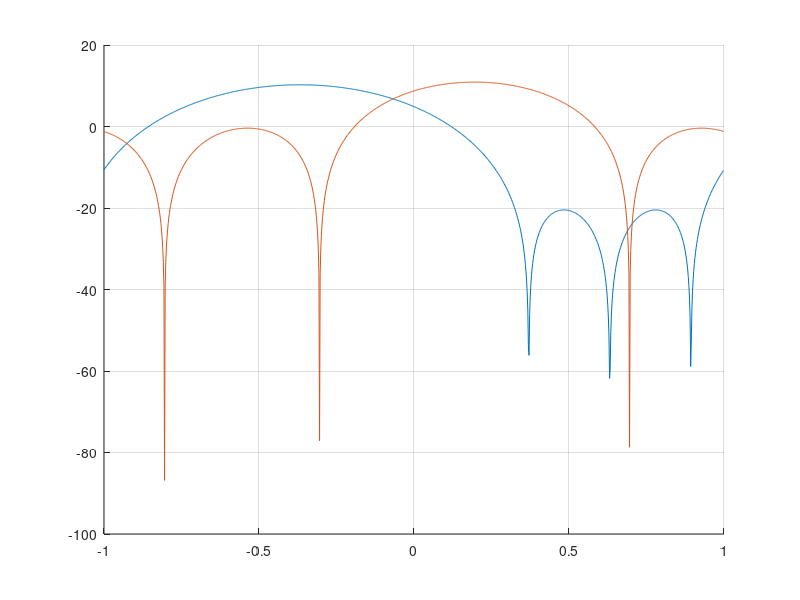

The MATLAB script that drew this image: (Note: this script raises an error after producing the figure.)
clear all;

%%
% % Beam 1
% wN = sqrt(3.0715) * [-0.2724 - 0.0421i  -0.1676 - 0.6292i   0.5088 - 0.4064i   0.2441 + 0.1280i];  %H
% wM = sqrt(3.0715) * [-0.5000 + 0.0000i  -0.4088 - 0.2879i  -0.1684 - 0.4708i   0.1334 - 0.4819i];  %V

% % Beam 2
% wN = sqrt(3.0715) * [-0.2724 - 0.0421i  -0.6435 - 0.0995i  -0.6435 - 0.0995i  -0.2724 - 0.0421i];  %H
% wM = sqrt(3.0715) * [-0.5000 + 0.0000i  -0.4088 - 0.2879i  -0.1684 - 0.4708i   0.1334 - 0.4819i];  %V

% % Beam 3
wN = sqrt(3.0715) * [-0.2724 - 0.0421i  -0.3498 + 0.5492i   0.3622 + 0.5411i   0.2714 - 0.0483i];  %H
wM = sqrt(3.0715) * [-0.5000 + 0.0000i  -0.4088 - 0.2879i  -0.1684 - 0.4708i   0.1334 - 0.4819i];  %V

% % Beam 4
% wN = sqrt(3.5370) * [-0.0862 + 0.4157i   0.5655 - 0.0000i   0.5655 - 0.0000i  -0.0862 + 0.4157i];  %H
% wM = sqrt(3.5370) * [0.5000 + 0.0000i  -0.2645 + 0.4243i  -0.2203 - 0.4489i   0.4975 + 0.0504i];  %V

wAll = (kron(wN.', wM));
%%
%%%%%%%%%%%%%%%%%%%%%%%%%%%%%%%%%%%%%%%%%%%%%%%%%%%%%%%%%%%%%%%%%%%%%%%%%%
freqzLen = 512;
figure(1); hold on; grid on;
[WN, ~] = freqz(wN, 1, 2*freqzLen, 'whole');
[WM, tmpw] = freqz(wM, 1, 2*freqzLen, 'whole');
plot(tmpw/pi - 1, 20*log10(fftshift(abs(WN))))
plot(tmpw/pi - 1, 20*log10(fftshift(abs(WM))))
ax = gca;
ax.YLim = [-50 20];
ax.XTick = -1:.25:1;
legend('H', 'V');
xlabel('Normalized Frequency (\times\pi rad/sample)')
ylabel('Magnitude (dB)')
hold off;


%%
normalD_N = 0.5;
normalD_M = 0.5;
dd = 1;
thetaList = 0:dd:180;
phiList = -90:dd:90;
gMatrix = zeros(size(thetaList,2), size(phiList,2));
for idxT = 1:size(thetaList,2)
    for idxP = 1:size(phiList,2)
        alpha = 2 * normalD_N * sind(thetaList(idxT)) * sind(phiList(idxP));
        belta = 2 * normalD_M * cosd(thetaList(idxT));
        alpha = mod(alpha, 2);
        belta = mod(belta, 2);
        
        hN = WN(mod(floor(mod(alpha, 2) * freqzLen), 2 * freqzLen) + 1);
        hM = WM(mod(floor(mod(belta, 2) * freqzLen), 2 * freqzLen) + 1);
        
        gMatrix(idxT, idxP) = max(20*log10(abs(hN * hM)), -50);
    end
end
figure(2);
mesh(phiList, thetaList, gMatrix);

%%
fc = 3.5e9;
lamda = 3e8/fc;
plotAzRange = -90:1:90;
plotElRange = -90:1:90;
antTrx = phased.IsotropicAntennaElement();
antPannel = phased.URA(size(wAll), [0.5*lamda 0.5*lamda], 'Element',antTrx);
figure(3), pattern(antPannel, fc, plotAzRange, plotElRange, 'Type','powerdb', 'Weights', reshape(wAll.', [],1));


